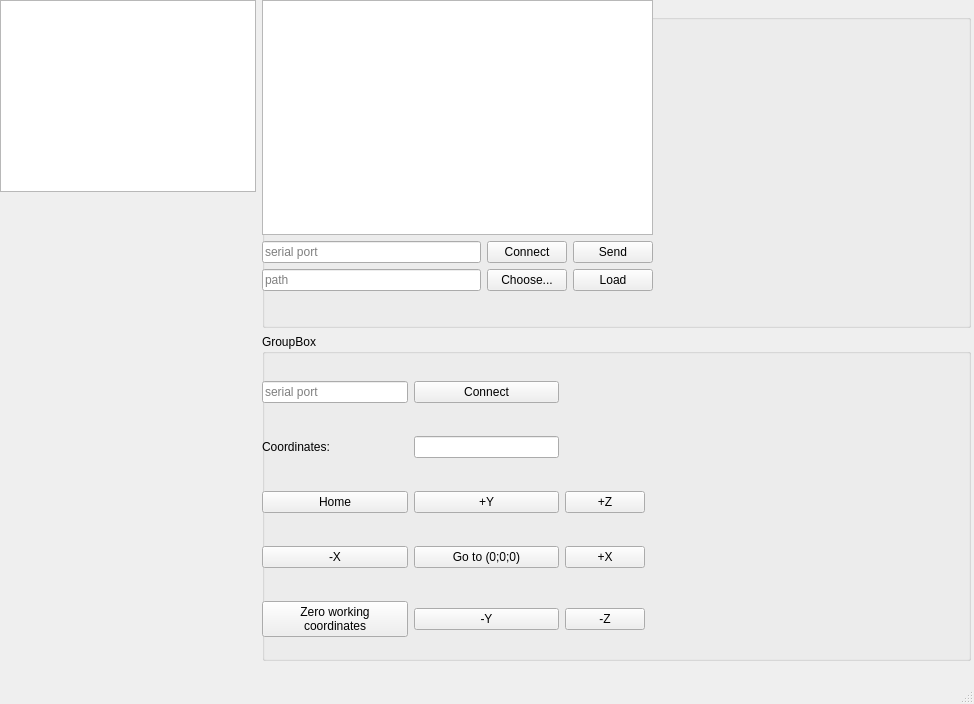
<?xml version="1.0" encoding="UTF-8"?>
<ui version="4.0">
 <class>MainWindow</class>
 <widget class="QMainWindow" name="MainWindow">
  <property name="geometry">
   <rect>
    <x>0</x>
    <y>0</y>
    <width>974</width>
    <height>704</height>
   </rect>
  </property>
  <property name="windowTitle">
   <string>MainWindow</string>
  </property>
  <widget class="QWidget" name="centralwidget">
   <widget class="QWidget" name="horizontalLayoutWidget">
    <property name="geometry">
     <rect>
      <x>0</x>
      <y>0</y>
      <width>971</width>
      <height>661</height>
     </rect>
    </property>
    <layout class="QHBoxLayout" name="horizontalLayout">
     <property name="sizeConstraint">
      <enum>QLayout::SetMaximumSize</enum>
     </property>
     <item alignment="Qt::AlignLeft|Qt::AlignTop">
      <widget class="QGraphicsView" name="graphicsView">
       <property name="maximumSize">
        <size>
         <width>1920</width>
         <height>1080</height>
        </size>
       </property>
      </widget>
     </item>
     <item>
      <layout class="QVBoxLayout" name="verticalLayout">
       <item>
        <widget class="QGroupBox" name="groupBox">
         <property name="sizePolicy">
          <sizepolicy hsizetype="MinimumExpanding" vsizetype="MinimumExpanding">
           <horstretch>0</horstretch>
           <verstretch>0</verstretch>
          </sizepolicy>
         </property>
         <property name="minimumSize">
          <size>
           <width>200</width>
           <height>200</height>
          </size>
         </property>
         <property name="title">
          <string>GroupBox</string>
         </property>
         <widget class="QWidget" name="verticalLayoutWidget">
          <property name="geometry">
           <rect>
            <x>0</x>
            <y>0</y>
            <width>391</width>
            <height>291</height>
           </rect>
          </property>
          <layout class="QVBoxLayout" name="verticalLayout_2">
           <property name="sizeConstraint">
            <enum>QLayout::SetDefaultConstraint</enum>
           </property>
           <item>
            <widget class="QGraphicsView" name="graphicsView_2"/>
           </item>
           <item>
            <layout class="QHBoxLayout" name="horizontalLayout_4">
             <item>
              <widget class="QLineEdit" name="sgSerialPortEdit">
               <property name="placeholderText">
                <string>serial port</string>
               </property>
              </widget>
             </item>
             <item>
              <widget class="QPushButton" name="sgConnectButton">
               <property name="text">
                <string>Connect</string>
               </property>
              </widget>
             </item>
             <item>
              <widget class="QPushButton" name="sgSendButton">
               <property name="text">
                <string>Send</string>
               </property>
              </widget>
             </item>
            </layout>
           </item>
           <item>
            <layout class="QHBoxLayout" name="horizontalLayout_2">
             <item>
              <widget class="QLineEdit" name="sgFilePathEdit">
               <property name="placeholderText">
                <string>path</string>
               </property>
              </widget>
             </item>
             <item>
              <widget class="QPushButton" name="sgChooseFileButton">
               <property name="text">
                <string>Choose...</string>
               </property>
              </widget>
             </item>
             <item>
              <widget class="QPushButton" name="sgLoadButton">
               <property name="text">
                <string>Load</string>
               </property>
              </widget>
             </item>
            </layout>
           </item>
          </layout>
         </widget>
        </widget>
       </item>
       <item>
        <widget class="QGroupBox" name="groupBox_2">
         <property name="sizePolicy">
          <sizepolicy hsizetype="MinimumExpanding" vsizetype="MinimumExpanding">
           <horstretch>0</horstretch>
           <verstretch>0</verstretch>
          </sizepolicy>
         </property>
         <property name="title">
          <string>GroupBox</string>
         </property>
         <widget class="QWidget" name="gridLayoutWidget">
          <property name="geometry">
           <rect>
            <x>0</x>
            <y>20</y>
            <width>383</width>
            <height>311</height>
           </rect>
          </property>
          <layout class="QGridLayout" name="gridLayout">
           <item row="3" column="0">
            <widget class="QPushButton" name="negativeXButton">
             <property name="text">
              <string>-X</string>
             </property>
            </widget>
           </item>
           <item row="2" column="2">
            <widget class="QPushButton" name="positiveZButton">
             <property name="text">
              <string>+Z</string>
             </property>
            </widget>
           </item>
           <item row="1" column="1">
            <widget class="QLineEdit" name="machineCoordinatesEdit">
             <property name="readOnly">
              <bool>true</bool>
             </property>
            </widget>
           </item>
           <item row="2" column="0">
            <widget class="QPushButton" name="homeButton">
             <property name="text">
              <string>Home</string>
             </property>
            </widget>
           </item>
           <item row="2" column="1">
            <widget class="QPushButton" name="positiveYButton">
             <property name="text">
              <string>+Y</string>
             </property>
            </widget>
           </item>
           <item row="4" column="0">
            <widget class="QPushButton" name="pushButton_13">
             <property name="text">
              <string>Zero working
coordinates</string>
             </property>
            </widget>
           </item>
           <item row="4" column="1">
            <widget class="QPushButton" name="negativeYButton">
             <property name="text">
              <string>-Y</string>
             </property>
            </widget>
           </item>
           <item row="3" column="1">
            <widget class="QPushButton" name="goToWorkingZeroButton">
             <property name="text">
              <string>Go to (0;0;0)</string>
             </property>
            </widget>
           </item>
           <item row="3" column="2">
            <widget class="QPushButton" name="positiveXButton">
             <property name="text">
              <string>+X</string>
             </property>
            </widget>
           </item>
           <item row="4" column="2">
            <widget class="QPushButton" name="negativeZButton">
             <property name="text">
              <string>-Z</string>
             </property>
            </widget>
           </item>
           <item row="1" column="0">
            <widget class="QLabel" name="label">
             <property name="text">
              <string>Coordinates:</string>
             </property>
            </widget>
           </item>
           <item row="0" column="0">
            <widget class="QLineEdit" name="portCNCEdit">
             <property name="placeholderText">
              <string>serial port</string>
             </property>
            </widget>
           </item>
           <item row="0" column="1">
            <widget class="QPushButton" name="connectCNCButton">
             <property name="text">
              <string>Connect</string>
             </property>
            </widget>
           </item>
          </layout>
         </widget>
         <zorder>groupBox</zorder>
         <zorder>gridLayoutWidget</zorder>
        </widget>
       </item>
      </layout>
     </item>
    </layout>
   </widget>
  </widget>
  <widget class="QMenuBar" name="menubar">
   <property name="geometry">
    <rect>
     <x>0</x>
     <y>0</y>
     <width>974</width>
     <height>22</height>
    </rect>
   </property>
  </widget>
  <widget class="QStatusBar" name="statusbar"/>
 </widget>
 <resources/>
 <connections/>
</ui>
